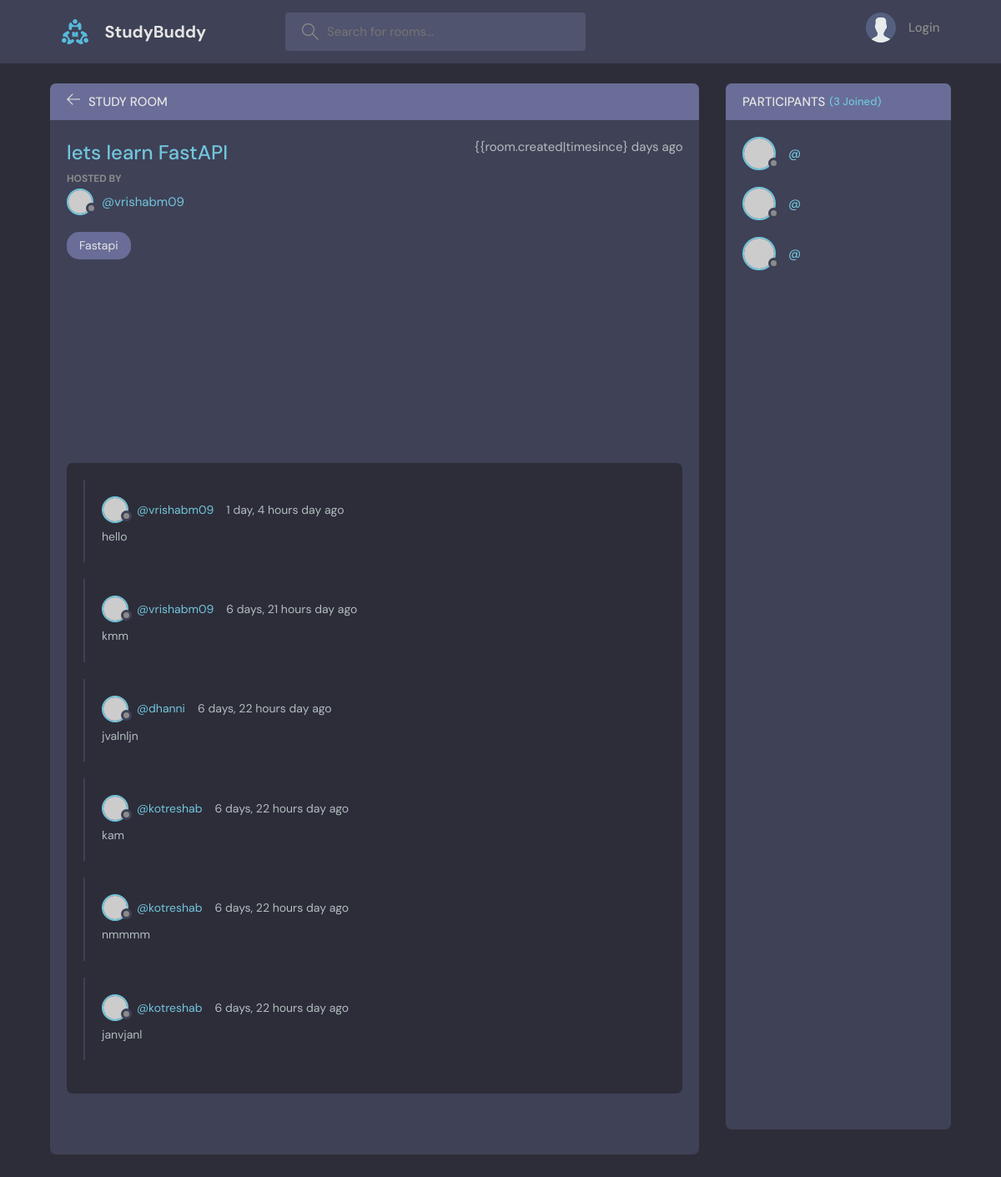
Page /room/4 on the committed database.
### base/models.py (models this page shows, shortened)
class Room(models.Model):
    host = models.ForeignKey(User, on_delete=models.SET_NULL, null=True)
    topic = models.ForeignKey(Topic, on_delete=models.SET_NULL, null=True)
    name = models.CharField(max_length=200)
    description = models.TextField(null = True, blank=True)
    participants = models.ManyToManyField(User, related_name='participants', blank=True)
    created = models.DateTimeField(auto_now_add=True)
    updated = models.DateTimeField(auto_now=True)
    class Meta:
        ordering = ['-updated', 'created']

class Topic(models.Model):
    name = models.CharField(max_length=200)
    def __str__(self):
        return self.name

class Message(models.Model):
    user = models.ForeignKey(User, on_delete=models.CASCADE)
    room = models.ForeignKey(Room, on_delete=models.CASCADE)
    body = models.TextField()
    created = models.DateTimeField(auto_now_add=True)
    updated = models.DateTimeField(auto_now=True)
    class Meta:
        ordering = ['-updated', 'created']
    def __str__(self):
        return self.body[0:50]

### base/views.py (the view, shortened to what this page needs)
# urls.py: path('room/<str:pk>', views.getRoom)
def room(request, pk):
    topics = Topic.objects.all()
    room = Room.objects.get(id=pk)
    room_messages = room.message_set.all().order_by('-created')
    participants = room.participants.all()
    context = {'room': room, 'room_messages': room_messages, 'participants': participants}
    return render(request, 'base/room.html', context)

### base/templates/base/room.html (shortened to what this page needs)
{% extends 'main.html' %}
{% block content %}
    <main class="profile-page layout layout--2">
      <div class="container">
        <div class="room">
          <div class="room__top">
            <div class="room__topLeft">
              <a href="{% url 'home' %}">
                <svg version="1.1" xmlns="http://www.w3.org/2000/svg" width="32" height="32" viewBox="0 0 32 32">
                  <title>arrow-left</title>
                  <path
                    d="M13.723 2.286l-13.723 13.714 13.719 13.714 1.616-1.611-10.96-10.96h27.625v-2.286h-27.625l10.965-10.965-1.616-1.607z"
                  ></path>
                </svg>
              </a>
              <h3>Study Room</h3>
            </div>
          </div>
          <div class="room__box scroll">
            <div class="room__header scroll">
              <div class="room__info">
                <h3>{{room.name}}</h3>
                <span>{{room.created|timesince} days ago</span>
              </div>
              <div class="room__hosted">
                <p>Hosted By</p>
                <a href="{% url 'user-profile' room.host.id %}" class="room__author">
                  <div class="avatar avatar--small">
                    <img src="https://randomuser.me/api/portraits/men/37.jpg" />
                  </div>
                  <span>@{{room.host.username}}</span>
                </a>
              </div>
              <span class="room__topics">{{room.topic}}</span>
            </div>
            <div class="room__conversation">
              <div class="threads scroll">
                {% for message in room_messages %}
                <div class="thread">
                  <div class="thread__top">
                    <div class="thread__author">
                      <a href="{% url 'user-profile' message.user.id %}" class="thread__authorInfo">
                        <div class="avatar avatar--small">
                          <img src="https://randomuser.me/api/portraits/men/37.jpg" />
                        </div>
                        <span>@{{message.user.username}}</span>
                      </a>
                      <span class="thread__date">{{message.created|timesince}} day ago</span>
                    </div>
                  </div>
                  <div class="thread__details">
                    {{message}}
                  </div>
                </div>
                {% endfor %}
              </div>
            </div>
          </div>
        </div>
        <div class="participants">
          <h3 class="participants__top">Participants <span>({{ participants.count }} Joined)</span></h3>
          <div class="participants__list scroll">
            {% for participant in participants %}
            <a href="{% url 'user-profile' user.id  %}" class="participant">
              <div class="avatar avatar--medium">
                <img src="https://randomuser.me/api/portraits/men/37.jpg" />
              </div>
              <p>
                <span>@{{user.username}}</span>
              </p>
            </a>
            {% endfor %}
          </div>
        </div>
      </div>
    </main>
{% endblock content %}

### rows in the picture
Room: name "lets learn FastAPI", host.username "vrishabm09", topic "Fastapi"
Message: user.username "vrishabm09", created "1 day, 4 hours", body "hello"
Message: user.username "vrishabm09", created "6 days, 21 hours", body "kmm"
Message: user.username "dhanni", created "6 days, 22 hours", body "jvalnljn"
Message: user.username "kotreshab", created "6 days, 22 hours", body "kam"
Message: user.username "kotreshab", created "6 days, 22 hours", body "nmmmm"
Message: user.username "kotreshab", created "6 days, 22 hours", body "janvjanl"

### other values in the picture
{{ participants.count }} "3"
